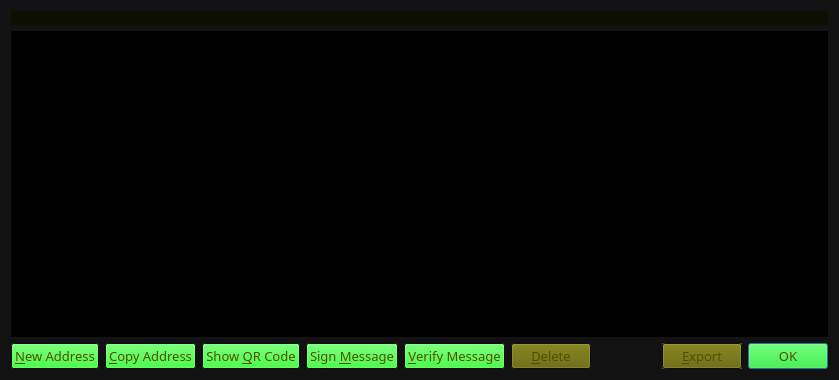
<?xml version="1.0" encoding="UTF-8"?>
<ui version="4.0">
 <class>AddressBookPage</class>
 <widget class="QWidget" name="AddressBookPage">
  <property name="geometry">
   <rect>
    <x>0</x>
    <y>0</y>
    <width>839</width>
    <height>380</height>
   </rect>
  </property>
  <property name="palette">
   <palette>
    <active>
     <colorrole role="WindowText">
      <brush brushstyle="SolidPattern">
       <color alpha="255">
        <red>255</red>
        <green>255</green>
        <blue>0</blue>
       </color>
      </brush>
     </colorrole>
     <colorrole role="Button">
      <brush brushstyle="SolidPattern">
       <color alpha="255">
        <red>0</red>
        <green>255</green>
        <blue>0</blue>
       </color>
      </brush>
     </colorrole>
     <colorrole role="Light">
      <brush brushstyle="SolidPattern">
       <color alpha="255">
        <red>0</red>
        <green>255</green>
        <blue>127</blue>
       </color>
      </brush>
     </colorrole>
     <colorrole role="Midlight">
      <brush brushstyle="SolidPattern">
       <color alpha="255">
        <red>170</red>
        <green>170</green>
        <blue>127</blue>
       </color>
      </brush>
     </colorrole>
     <colorrole role="Dark">
      <brush brushstyle="SolidPattern">
       <color alpha="255">
        <red>5</red>
        <green>5</green>
        <blue>5</blue>
       </color>
      </brush>
     </colorrole>
     <colorrole role="Mid">
      <brush brushstyle="SolidPattern">
       <color alpha="255">
        <red>7</red>
        <green>7</green>
        <blue>7</blue>
       </color>
      </brush>
     </colorrole>
     <colorrole role="Text">
      <brush brushstyle="SolidPattern">
       <color alpha="255">
        <red>0</red>
        <green>255</green>
        <blue>0</blue>
       </color>
      </brush>
     </colorrole>
     <colorrole role="BrightText">
      <brush brushstyle="SolidPattern">
       <color alpha="255">
        <red>0</red>
        <green>255</green>
        <blue>0</blue>
       </color>
      </brush>
     </colorrole>
     <colorrole role="ButtonText">
      <brush brushstyle="SolidPattern">
       <color alpha="255">
        <red>0</red>
        <green>255</green>
        <blue>0</blue>
       </color>
      </brush>
     </colorrole>
     <colorrole role="Base">
      <brush brushstyle="SolidPattern">
       <color alpha="255">
        <red>8</red>
        <green>2</green>
        <blue>9</blue>
       </color>
      </brush>
     </colorrole>
     <colorrole role="Window">
      <brush brushstyle="SolidPattern">
       <color alpha="255">
        <red>18</red>
        <green>18</green>
        <blue>18</blue>
       </color>
      </brush>
     </colorrole>
     <colorrole role="Shadow">
      <brush brushstyle="SolidPattern">
       <color alpha="255">
        <red>0</red>
        <green>0</green>
        <blue>0</blue>
       </color>
      </brush>
     </colorrole>
     <colorrole role="AlternateBase">
      <brush brushstyle="SolidPattern">
       <color alpha="255">
        <red>40</red>
        <green>40</green>
        <blue>40</blue>
       </color>
      </brush>
     </colorrole>
     <colorrole role="NoRole">
      <brush brushstyle="SolidPattern">
       <color alpha="255">
        <red>3</red>
        <green>13</green>
        <blue>8</blue>
       </color>
      </brush>
     </colorrole>
     <colorrole role="ToolTipBase">
      <brush brushstyle="SolidPattern">
       <color alpha="255">
        <red>255</red>
        <green>255</green>
        <blue>220</blue>
       </color>
      </brush>
     </colorrole>
     <colorrole role="ToolTipText">
      <brush brushstyle="SolidPattern">
       <color alpha="255">
        <red>0</red>
        <green>0</green>
        <blue>0</blue>
       </color>
      </brush>
     </colorrole>
    </active>
    <inactive>
     <colorrole role="WindowText">
      <brush brushstyle="SolidPattern">
       <color alpha="255">
        <red>255</red>
        <green>255</green>
        <blue>0</blue>
       </color>
      </brush>
     </colorrole>
     <colorrole role="Button">
      <brush brushstyle="SolidPattern">
       <color alpha="255">
        <red>0</red>
        <green>255</green>
        <blue>0</blue>
       </color>
      </brush>
     </colorrole>
     <colorrole role="Light">
      <brush brushstyle="SolidPattern">
       <color alpha="255">
        <red>0</red>
        <green>255</green>
        <blue>127</blue>
       </color>
      </brush>
     </colorrole>
     <colorrole role="Midlight">
      <brush brushstyle="SolidPattern">
       <color alpha="255">
        <red>170</red>
        <green>170</green>
        <blue>127</blue>
       </color>
      </brush>
     </colorrole>
     <colorrole role="Dark">
      <brush brushstyle="SolidPattern">
       <color alpha="255">
        <red>5</red>
        <green>5</green>
        <blue>5</blue>
       </color>
      </brush>
     </colorrole>
     <colorrole role="Mid">
      <brush brushstyle="SolidPattern">
       <color alpha="255">
        <red>7</red>
        <green>7</green>
        <blue>7</blue>
       </color>
      </brush>
     </colorrole>
     <colorrole role="Text">
      <brush brushstyle="SolidPattern">
       <color alpha="255">
        <red>0</red>
        <green>255</green>
        <blue>0</blue>
       </color>
      </brush>
     </colorrole>
     <colorrole role="BrightText">
      <brush brushstyle="SolidPattern">
       <color alpha="255">
        <red>0</red>
        <green>255</green>
        <blue>0</blue>
       </color>
      </brush>
     </colorrole>
     <colorrole role="ButtonText">
      <brush brushstyle="SolidPattern">
       <color alpha="255">
        <red>0</red>
        <green>255</green>
        <blue>0</blue>
       </color>
      </brush>
     </colorrole>
     <colorrole role="Base">
      <brush brushstyle="SolidPattern">
       <color alpha="255">
        <red>8</red>
        <green>2</green>
        <blue>9</blue>
       </color>
      </brush>
     </colorrole>
     <colorrole role="Window">
      <brush brushstyle="SolidPattern">
       <color alpha="255">
        <red>18</red>
        <green>18</green>
        <blue>18</blue>
       </color>
      </brush>
     </colorrole>
     <colorrole role="Shadow">
      <brush brushstyle="SolidPattern">
       <color alpha="255">
        <red>0</red>
        <green>0</green>
        <blue>0</blue>
       </color>
      </brush>
     </colorrole>
     <colorrole role="AlternateBase">
      <brush brushstyle="SolidPattern">
       <color alpha="255">
        <red>40</red>
        <green>40</green>
        <blue>40</blue>
       </color>
      </brush>
     </colorrole>
     <colorrole role="NoRole">
      <brush brushstyle="SolidPattern">
       <color alpha="255">
        <red>3</red>
        <green>13</green>
        <blue>8</blue>
       </color>
      </brush>
     </colorrole>
     <colorrole role="ToolTipBase">
      <brush brushstyle="SolidPattern">
       <color alpha="255">
        <red>255</red>
        <green>255</green>
        <blue>220</blue>
       </color>
      </brush>
     </colorrole>
     <colorrole role="ToolTipText">
      <brush brushstyle="SolidPattern">
       <color alpha="255">
        <red>0</red>
        <green>0</green>
        <blue>0</blue>
       </color>
      </brush>
     </colorrole>
    </inactive>
    <disabled>
     <colorrole role="WindowText">
      <brush brushstyle="SolidPattern">
       <color alpha="255">
        <red>5</red>
        <green>5</green>
        <blue>5</blue>
       </color>
      </brush>
     </colorrole>
     <colorrole role="Button">
      <brush brushstyle="SolidPattern">
       <color alpha="255">
        <red>0</red>
        <green>255</green>
        <blue>0</blue>
       </color>
      </brush>
     </colorrole>
     <colorrole role="Light">
      <brush brushstyle="SolidPattern">
       <color alpha="255">
        <red>0</red>
        <green>255</green>
        <blue>127</blue>
       </color>
      </brush>
     </colorrole>
     <colorrole role="Midlight">
      <brush brushstyle="SolidPattern">
       <color alpha="255">
        <red>170</red>
        <green>170</green>
        <blue>127</blue>
       </color>
      </brush>
     </colorrole>
     <colorrole role="Dark">
      <brush brushstyle="SolidPattern">
       <color alpha="255">
        <red>5</red>
        <green>5</green>
        <blue>5</blue>
       </color>
      </brush>
     </colorrole>
     <colorrole role="Mid">
      <brush brushstyle="SolidPattern">
       <color alpha="255">
        <red>7</red>
        <green>7</green>
        <blue>7</blue>
       </color>
      </brush>
     </colorrole>
     <colorrole role="Text">
      <brush brushstyle="SolidPattern">
       <color alpha="255">
        <red>5</red>
        <green>5</green>
        <blue>5</blue>
       </color>
      </brush>
     </colorrole>
     <colorrole role="BrightText">
      <brush brushstyle="SolidPattern">
       <color alpha="255">
        <red>0</red>
        <green>255</green>
        <blue>0</blue>
       </color>
      </brush>
     </colorrole>
     <colorrole role="ButtonText">
      <brush brushstyle="SolidPattern">
       <color alpha="255">
        <red>5</red>
        <green>5</green>
        <blue>5</blue>
       </color>
      </brush>
     </colorrole>
     <colorrole role="Base">
      <brush brushstyle="SolidPattern">
       <color alpha="255">
        <red>18</red>
        <green>18</green>
        <blue>18</blue>
       </color>
      </brush>
     </colorrole>
     <colorrole role="Window">
      <brush brushstyle="SolidPattern">
       <color alpha="255">
        <red>18</red>
        <green>18</green>
        <blue>18</blue>
       </color>
      </brush>
     </colorrole>
     <colorrole role="Shadow">
      <brush brushstyle="SolidPattern">
       <color alpha="255">
        <red>0</red>
        <green>0</green>
        <blue>0</blue>
       </color>
      </brush>
     </colorrole>
     <colorrole role="AlternateBase">
      <brush brushstyle="SolidPattern">
       <color alpha="255">
        <red>40</red>
        <green>40</green>
        <blue>40</blue>
       </color>
      </brush>
     </colorrole>
     <colorrole role="NoRole">
      <brush brushstyle="SolidPattern">
       <color alpha="255">
        <red>3</red>
        <green>13</green>
        <blue>8</blue>
       </color>
      </brush>
     </colorrole>
     <colorrole role="ToolTipBase">
      <brush brushstyle="SolidPattern">
       <color alpha="255">
        <red>255</red>
        <green>255</green>
        <blue>220</blue>
       </color>
      </brush>
     </colorrole>
     <colorrole role="ToolTipText">
      <brush brushstyle="SolidPattern">
       <color alpha="255">
        <red>0</red>
        <green>0</green>
        <blue>0</blue>
       </color>
      </brush>
     </colorrole>
    </disabled>
   </palette>
  </property>
  <property name="windowTitle">
   <string>Address Book</string>
  </property>
  <property name="autoFillBackground">
   <bool>true</bool>
  </property>
  <layout class="QVBoxLayout" name="verticalLayout">
   <item>
    <widget class="QLabel" name="labelExplanation">
     <property name="palette">
      <palette>
       <active>
        <colorrole role="WindowText">
         <brush brushstyle="SolidPattern">
          <color alpha="255">
           <red>0</red>
           <green>255</green>
           <blue>0</blue>
          </color>
         </brush>
        </colorrole>
        <colorrole role="Button">
         <brush brushstyle="SolidPattern">
          <color alpha="255">
           <red>0</red>
           <green>255</green>
           <blue>127</blue>
          </color>
         </brush>
        </colorrole>
        <colorrole role="Light">
         <brush brushstyle="SolidPattern">
          <color alpha="255">
           <red>0</red>
           <green>255</green>
           <blue>0</blue>
          </color>
         </brush>
        </colorrole>
        <colorrole role="Dark">
         <brush brushstyle="SolidPattern">
          <color alpha="255">
           <red>0</red>
           <green>255</green>
           <blue>0</blue>
          </color>
         </brush>
        </colorrole>
        <colorrole role="Text">
         <brush brushstyle="SolidPattern">
          <color alpha="255">
           <red>0</red>
           <green>255</green>
           <blue>0</blue>
          </color>
         </brush>
        </colorrole>
        <colorrole role="ButtonText">
         <brush brushstyle="SolidPattern">
          <color alpha="255">
           <red>0</red>
           <green>106</green>
           <blue>0</blue>
          </color>
         </brush>
        </colorrole>
        <colorrole role="Base">
         <brush brushstyle="SolidPattern">
          <color alpha="255">
           <red>1</red>
           <green>8</green>
           <blue>2</blue>
          </color>
         </brush>
        </colorrole>
        <colorrole role="Window">
         <brush brushstyle="SolidPattern">
          <color alpha="255">
           <red>12</red>
           <green>16</green>
           <blue>1</blue>
          </color>
         </brush>
        </colorrole>
        <colorrole role="HighlightedText">
         <brush brushstyle="SolidPattern">
          <color alpha="255">
           <red>0</red>
           <green>255</green>
           <blue>0</blue>
          </color>
         </brush>
        </colorrole>
       </active>
       <inactive>
        <colorrole role="WindowText">
         <brush brushstyle="SolidPattern">
          <color alpha="255">
           <red>0</red>
           <green>255</green>
           <blue>0</blue>
          </color>
         </brush>
        </colorrole>
        <colorrole role="Button">
         <brush brushstyle="SolidPattern">
          <color alpha="255">
           <red>0</red>
           <green>255</green>
           <blue>127</blue>
          </color>
         </brush>
        </colorrole>
        <colorrole role="Light">
         <brush brushstyle="SolidPattern">
          <color alpha="255">
           <red>0</red>
           <green>255</green>
           <blue>0</blue>
          </color>
         </brush>
        </colorrole>
        <colorrole role="Dark">
         <brush brushstyle="SolidPattern">
          <color alpha="255">
           <red>0</red>
           <green>255</green>
           <blue>0</blue>
          </color>
         </brush>
        </colorrole>
        <colorrole role="Text">
         <brush brushstyle="SolidPattern">
          <color alpha="255">
           <red>0</red>
           <green>255</green>
           <blue>0</blue>
          </color>
         </brush>
        </colorrole>
        <colorrole role="ButtonText">
         <brush brushstyle="SolidPattern">
          <color alpha="255">
           <red>0</red>
           <green>106</green>
           <blue>0</blue>
          </color>
         </brush>
        </colorrole>
        <colorrole role="Base">
         <brush brushstyle="SolidPattern">
          <color alpha="255">
           <red>1</red>
           <green>8</green>
           <blue>2</blue>
          </color>
         </brush>
        </colorrole>
        <colorrole role="Window">
         <brush brushstyle="SolidPattern">
          <color alpha="255">
           <red>12</red>
           <green>16</green>
           <blue>1</blue>
          </color>
         </brush>
        </colorrole>
        <colorrole role="HighlightedText">
         <brush brushstyle="SolidPattern">
          <color alpha="255">
           <red>0</red>
           <green>255</green>
           <blue>0</blue>
          </color>
         </brush>
        </colorrole>
       </inactive>
       <disabled>
        <colorrole role="WindowText">
         <brush brushstyle="SolidPattern">
          <color alpha="255">
           <red>0</red>
           <green>255</green>
           <blue>0</blue>
          </color>
         </brush>
        </colorrole>
        <colorrole role="Button">
         <brush brushstyle="SolidPattern">
          <color alpha="255">
           <red>0</red>
           <green>255</green>
           <blue>127</blue>
          </color>
         </brush>
        </colorrole>
        <colorrole role="Light">
         <brush brushstyle="SolidPattern">
          <color alpha="255">
           <red>0</red>
           <green>255</green>
           <blue>0</blue>
          </color>
         </brush>
        </colorrole>
        <colorrole role="Dark">
         <brush brushstyle="SolidPattern">
          <color alpha="255">
           <red>0</red>
           <green>255</green>
           <blue>0</blue>
          </color>
         </brush>
        </colorrole>
        <colorrole role="Text">
         <brush brushstyle="SolidPattern">
          <color alpha="255">
           <red>0</red>
           <green>255</green>
           <blue>0</blue>
          </color>
         </brush>
        </colorrole>
        <colorrole role="ButtonText">
         <brush brushstyle="SolidPattern">
          <color alpha="255">
           <red>0</red>
           <green>255</green>
           <blue>0</blue>
          </color>
         </brush>
        </colorrole>
        <colorrole role="Base">
         <brush brushstyle="SolidPattern">
          <color alpha="255">
           <red>12</red>
           <green>16</green>
           <blue>1</blue>
          </color>
         </brush>
        </colorrole>
        <colorrole role="Window">
         <brush brushstyle="SolidPattern">
          <color alpha="255">
           <red>12</red>
           <green>16</green>
           <blue>1</blue>
          </color>
         </brush>
        </colorrole>
        <colorrole role="HighlightedText">
         <brush brushstyle="SolidPattern">
          <color alpha="255">
           <red>0</red>
           <green>255</green>
           <blue>0</blue>
          </color>
         </brush>
        </colorrole>
       </disabled>
      </palette>
     </property>
     <property name="autoFillBackground">
      <bool>true</bool>
     </property>
     <property name="textFormat">
      <enum>Qt::PlainText</enum>
     </property>
     <property name="wordWrap">
      <bool>true</bool>
     </property>
    </widget>
   </item>
   <item>
    <widget class="QTableView" name="tableView">
     <property name="palette">
      <palette>
       <active>
        <colorrole role="WindowText">
         <brush brushstyle="SolidPattern">
          <color alpha="255">
           <red>0</red>
           <green>255</green>
           <blue>0</blue>
          </color>
         </brush>
        </colorrole>
        <colorrole role="Dark">
         <brush brushstyle="SolidPattern">
          <color alpha="255">
           <red>14</red>
           <green>127</green>
           <blue>118</blue>
          </color>
         </brush>
        </colorrole>
        <colorrole role="Text">
         <brush brushstyle="SolidPattern">
          <color alpha="255">
           <red>0</red>
           <green>255</green>
           <blue>0</blue>
          </color>
         </brush>
        </colorrole>
        <colorrole role="ButtonText">
         <brush brushstyle="SolidPattern">
          <color alpha="255">
           <red>0</red>
           <green>102</green>
           <blue>0</blue>
          </color>
         </brush>
        </colorrole>
        <colorrole role="Base">
         <brush brushstyle="SolidPattern">
          <color alpha="255">
           <red>0</red>
           <green>0</green>
           <blue>0</blue>
          </color>
         </brush>
        </colorrole>
        <colorrole role="Window">
         <brush brushstyle="SolidPattern">
          <color alpha="255">
           <red>0</red>
           <green>0</green>
           <blue>0</blue>
          </color>
         </brush>
        </colorrole>
        <colorrole role="Shadow">
         <brush brushstyle="SolidPattern">
          <color alpha="255">
           <red>112</red>
           <green>112</green>
           <blue>112</blue>
          </color>
         </brush>
        </colorrole>
        <colorrole role="HighlightedText">
         <brush brushstyle="SolidPattern">
          <color alpha="255">
           <red>0</red>
           <green>255</green>
           <blue>0</blue>
          </color>
         </brush>
        </colorrole>
        <colorrole role="AlternateBase">
         <brush brushstyle="SolidPattern">
          <color alpha="255">
           <red>7</red>
           <green>11</green>
           <blue>20</blue>
          </color>
         </brush>
        </colorrole>
        <colorrole role="NoRole">
         <brush brushstyle="SolidPattern">
          <color alpha="255">
           <red>17</red>
           <green>22</green>
           <blue>6</blue>
          </color>
         </brush>
        </colorrole>
       </active>
       <inactive>
        <colorrole role="WindowText">
         <brush brushstyle="SolidPattern">
          <color alpha="255">
           <red>0</red>
           <green>255</green>
           <blue>0</blue>
          </color>
         </brush>
        </colorrole>
        <colorrole role="Dark">
         <brush brushstyle="SolidPattern">
          <color alpha="255">
           <red>14</red>
           <green>127</green>
           <blue>118</blue>
          </color>
         </brush>
        </colorrole>
        <colorrole role="Text">
         <brush brushstyle="SolidPattern">
          <color alpha="255">
           <red>0</red>
           <green>255</green>
           <blue>0</blue>
          </color>
         </brush>
        </colorrole>
        <colorrole role="ButtonText">
         <brush brushstyle="SolidPattern">
          <color alpha="255">
           <red>0</red>
           <green>102</green>
           <blue>0</blue>
          </color>
         </brush>
        </colorrole>
        <colorrole role="Base">
         <brush brushstyle="SolidPattern">
          <color alpha="255">
           <red>0</red>
           <green>0</green>
           <blue>0</blue>
          </color>
         </brush>
        </colorrole>
        <colorrole role="Window">
         <brush brushstyle="SolidPattern">
          <color alpha="255">
           <red>0</red>
           <green>0</green>
           <blue>0</blue>
          </color>
         </brush>
        </colorrole>
        <colorrole role="Shadow">
         <brush brushstyle="SolidPattern">
          <color alpha="255">
           <red>112</red>
           <green>112</green>
           <blue>112</blue>
          </color>
         </brush>
        </colorrole>
        <colorrole role="HighlightedText">
         <brush brushstyle="SolidPattern">
          <color alpha="255">
           <red>0</red>
           <green>255</green>
           <blue>0</blue>
          </color>
         </brush>
        </colorrole>
        <colorrole role="AlternateBase">
         <brush brushstyle="SolidPattern">
          <color alpha="255">
           <red>7</red>
           <green>11</green>
           <blue>20</blue>
          </color>
         </brush>
        </colorrole>
        <colorrole role="NoRole">
         <brush brushstyle="SolidPattern">
          <color alpha="255">
           <red>17</red>
           <green>22</green>
           <blue>6</blue>
          </color>
         </brush>
        </colorrole>
       </inactive>
       <disabled>
        <colorrole role="WindowText">
         <brush brushstyle="SolidPattern">
          <color alpha="255">
           <red>14</red>
           <green>127</green>
           <blue>118</blue>
          </color>
         </brush>
        </colorrole>
        <colorrole role="Dark">
         <brush brushstyle="SolidPattern">
          <color alpha="255">
           <red>14</red>
           <green>127</green>
           <blue>118</blue>
          </color>
         </brush>
        </colorrole>
        <colorrole role="Text">
         <brush brushstyle="SolidPattern">
          <color alpha="255">
           <red>14</red>
           <green>127</green>
           <blue>118</blue>
          </color>
         </brush>
        </colorrole>
        <colorrole role="ButtonText">
         <brush brushstyle="SolidPattern">
          <color alpha="255">
           <red>14</red>
           <green>127</green>
           <blue>118</blue>
          </color>
         </brush>
        </colorrole>
        <colorrole role="Base">
         <brush brushstyle="SolidPattern">
          <color alpha="255">
           <red>0</red>
           <green>0</green>
           <blue>0</blue>
          </color>
         </brush>
        </colorrole>
        <colorrole role="Window">
         <brush brushstyle="SolidPattern">
          <color alpha="255">
           <red>0</red>
           <green>0</green>
           <blue>0</blue>
          </color>
         </brush>
        </colorrole>
        <colorrole role="Shadow">
         <brush brushstyle="SolidPattern">
          <color alpha="255">
           <red>112</red>
           <green>112</green>
           <blue>112</blue>
          </color>
         </brush>
        </colorrole>
        <colorrole role="HighlightedText">
         <brush brushstyle="SolidPattern">
          <color alpha="255">
           <red>0</red>
           <green>255</green>
           <blue>0</blue>
          </color>
         </brush>
        </colorrole>
        <colorrole role="AlternateBase">
         <brush brushstyle="SolidPattern">
          <color alpha="255">
           <red>7</red>
           <green>11</green>
           <blue>20</blue>
          </color>
         </brush>
        </colorrole>
        <colorrole role="NoRole">
         <brush brushstyle="SolidPattern">
          <color alpha="255">
           <red>17</red>
           <green>22</green>
           <blue>6</blue>
          </color>
         </brush>
        </colorrole>
       </disabled>
      </palette>
     </property>
     <property name="contextMenuPolicy">
      <enum>Qt::CustomContextMenu</enum>
     </property>
     <property name="toolTip">
      <string>Double-click to edit address or label</string>
     </property>
     <property name="autoFillBackground">
      <bool>true</bool>
     </property>
     <property name="tabKeyNavigation">
      <bool>false</bool>
     </property>
     <property name="alternatingRowColors">
      <bool>true</bool>
     </property>
     <property name="selectionMode">
      <enum>QAbstractItemView::SingleSelection</enum>
     </property>
     <property name="selectionBehavior">
      <enum>QAbstractItemView::SelectRows</enum>
     </property>
     <property name="sortingEnabled">
      <bool>true</bool>
     </property>
     <attribute name="verticalHeaderVisible">
      <bool>false</bool>
     </attribute>
    </widget>
   </item>
   <item>
    <layout class="QHBoxLayout" name="horizontalLayout">
     <item>
      <widget class="QPushButton" name="newAddress">
       <property name="palette">
        <palette>
         <active>
          <colorrole role="ButtonText">
           <brush brushstyle="SolidPattern">
            <color alpha="255">
             <red>80</red>
             <green>80</green>
             <blue>0</blue>
            </color>
           </brush>
          </colorrole>
         </active>
         <inactive>
          <colorrole role="ButtonText">
           <brush brushstyle="SolidPattern">
            <color alpha="255">
             <red>80</red>
             <green>80</green>
             <blue>0</blue>
            </color>
           </brush>
          </colorrole>
         </inactive>
         <disabled>
          <colorrole role="ButtonText">
           <brush brushstyle="SolidPattern">
            <color alpha="255">
             <red>0</red>
             <green>0</green>
             <blue>127</blue>
            </color>
           </brush>
          </colorrole>
         </disabled>
        </palette>
       </property>
       <property name="font">
        <font>
         <family>MS PGothic</family>
         <pointsize>10</pointsize>
        </font>
       </property>
       <property name="toolTip">
        <string>Create a new address</string>
       </property>
       <property name="text">
        <string>&amp;New Address</string>
       </property>
       <property name="icon">
        <iconset resource="../bitcoin.qrc">
         <normaloff>:/icons/add</normaloff>:/icons/add</iconset>
       </property>
      </widget>
     </item>
     <item>
      <widget class="QPushButton" name="copyAddress">
       <property name="palette">
        <palette>
         <active>
          <colorrole role="ButtonText">
           <brush brushstyle="SolidPattern">
            <color alpha="255">
             <red>80</red>
             <green>80</green>
             <blue>0</blue>
            </color>
           </brush>
          </colorrole>
          <colorrole role="Shadow">
           <brush brushstyle="SolidPattern">
            <color alpha="255">
             <red>170</red>
             <green>0</green>
             <blue>127</blue>
            </color>
           </brush>
          </colorrole>
          <colorrole role="Highlight">
           <brush brushstyle="SolidPattern">
            <color alpha="255">
             <red>51</red>
             <green>153</green>
             <blue>255</blue>
            </color>
           </brush>
          </colorrole>
          <colorrole role="ToolTipBase">
           <brush brushstyle="SolidPattern">
            <color alpha="255">
             <red>0</red>
             <green>0</green>
             <blue>127</blue>
            </color>
           </brush>
          </colorrole>
         </active>
         <inactive>
          <colorrole role="ButtonText">
           <brush brushstyle="SolidPattern">
            <color alpha="255">
             <red>80</red>
             <green>80</green>
             <blue>0</blue>
            </color>
           </brush>
          </colorrole>
          <colorrole role="Shadow">
           <brush brushstyle="SolidPattern">
            <color alpha="255">
             <red>170</red>
             <green>0</green>
             <blue>127</blue>
            </color>
           </brush>
          </colorrole>
          <colorrole role="Highlight">
           <brush brushstyle="SolidPattern">
            <color alpha="255">
             <red>0</red>
             <green>0</green>
             <blue>0</blue>
            </color>
           </brush>
          </colorrole>
          <colorrole role="ToolTipBase">
           <brush brushstyle="SolidPattern">
            <color alpha="255">
             <red>0</red>
             <green>0</green>
             <blue>127</blue>
            </color>
           </brush>
          </colorrole>
         </inactive>
         <disabled>
          <colorrole role="ButtonText">
           <brush brushstyle="SolidPattern">
            <color alpha="255">
             <red>0</red>
             <green>0</green>
             <blue>127</blue>
            </color>
           </brush>
          </colorrole>
          <colorrole role="Shadow">
           <brush brushstyle="SolidPattern">
            <color alpha="255">
             <red>170</red>
             <green>0</green>
             <blue>127</blue>
            </color>
           </brush>
          </colorrole>
          <colorrole role="Highlight">
           <brush brushstyle="SolidPattern">
            <color alpha="255">
             <red>51</red>
             <green>153</green>
             <blue>255</blue>
            </color>
           </brush>
          </colorrole>
          <colorrole role="ToolTipBase">
           <brush brushstyle="SolidPattern">
            <color alpha="255">
             <red>0</red>
             <green>0</green>
             <blue>127</blue>
            </color>
           </brush>
          </colorrole>
         </disabled>
        </palette>
       </property>
       <property name="font">
        <font>
         <family>MS PGothic</family>
         <pointsize>10</pointsize>
        </font>
       </property>
       <property name="toolTip">
        <string>Copy the currently selected address to the system clipboard</string>
       </property>
       <property name="text">
        <string>&amp;Copy Address</string>
       </property>
       <property name="icon">
        <iconset resource="../bitcoin.qrc">
         <normaloff>:/icons/editcopy</normaloff>:/icons/editcopy</iconset>
       </property>
      </widget>
     </item>
     <item>
      <widget class="QPushButton" name="showQRCode">
       <property name="palette">
        <palette>
         <active>
          <colorrole role="ButtonText">
           <brush brushstyle="SolidPattern">
            <color alpha="255">
             <red>80</red>
             <green>80</green>
             <blue>0</blue>
            </color>
           </brush>
          </colorrole>
          <colorrole role="ToolTipBase">
           <brush brushstyle="SolidPattern">
            <color alpha="255">
             <red>0</red>
             <green>0</green>
             <blue>127</blue>
            </color>
           </brush>
          </colorrole>
         </active>
         <inactive>
          <colorrole role="ButtonText">
           <brush brushstyle="SolidPattern">
            <color alpha="255">
             <red>80</red>
             <green>80</green>
             <blue>0</blue>
            </color>
           </brush>
          </colorrole>
          <colorrole role="ToolTipBase">
           <brush brushstyle="SolidPattern">
            <color alpha="255">
             <red>0</red>
             <green>0</green>
             <blue>127</blue>
            </color>
           </brush>
          </colorrole>
         </inactive>
         <disabled>
          <colorrole role="ButtonText">
           <brush brushstyle="SolidPattern">
            <color alpha="255">
             <red>0</red>
             <green>0</green>
             <blue>127</blue>
            </color>
           </brush>
          </colorrole>
          <colorrole role="ToolTipBase">
           <brush brushstyle="SolidPattern">
            <color alpha="255">
             <red>0</red>
             <green>0</green>
             <blue>127</blue>
            </color>
           </brush>
          </colorrole>
         </disabled>
        </palette>
       </property>
       <property name="font">
        <font>
         <family>MS PGothic</family>
         <pointsize>10</pointsize>
        </font>
       </property>
       <property name="text">
        <string>Show &amp;QR Code</string>
       </property>
       <property name="icon">
        <iconset resource="../bitcoin.qrc">
         <normaloff>:/icons/qrcode</normaloff>:/icons/qrcode</iconset>
       </property>
      </widget>
     </item>
     <item>
      <widget class="QPushButton" name="signMessage">
       <property name="palette">
        <palette>
         <active>
          <colorrole role="ButtonText">
           <brush brushstyle="SolidPattern">
            <color alpha="255">
             <red>80</red>
             <green>80</green>
             <blue>0</blue>
            </color>
           </brush>
          </colorrole>
          <colorrole role="ToolTipBase">
           <brush brushstyle="SolidPattern">
            <color alpha="255">
             <red>0</red>
             <green>0</green>
             <blue>127</blue>
            </color>
           </brush>
          </colorrole>
         </active>
         <inactive>
          <colorrole role="ButtonText">
           <brush brushstyle="SolidPattern">
            <color alpha="255">
             <red>80</red>
             <green>80</green>
             <blue>0</blue>
            </color>
           </brush>
          </colorrole>
          <colorrole role="ToolTipBase">
           <brush brushstyle="SolidPattern">
            <color alpha="255">
             <red>0</red>
             <green>0</green>
             <blue>127</blue>
            </color>
           </brush>
          </colorrole>
         </inactive>
         <disabled>
          <colorrole role="ButtonText">
           <brush brushstyle="SolidPattern">
            <color alpha="255">
             <red>0</red>
             <green>0</green>
             <blue>127</blue>
            </color>
           </brush>
          </colorrole>
          <colorrole role="ToolTipBase">
           <brush brushstyle="SolidPattern">
            <color alpha="255">
             <red>0</red>
             <green>0</green>
             <blue>127</blue>
            </color>
           </brush>
          </colorrole>
         </disabled>
        </palette>
       </property>
       <property name="font">
        <font>
         <family>MS PGothic</family>
         <pointsize>10</pointsize>
        </font>
       </property>
       <property name="toolTip">
        <string>Sign a message to prove you own a Litecoin address</string>
       </property>
       <property name="text">
        <string>Sign &amp;Message</string>
       </property>
       <property name="icon">
        <iconset resource="../bitcoin.qrc">
         <normaloff>:/icons/edit</normaloff>:/icons/edit</iconset>
       </property>
      </widget>
     </item>
     <item>
      <widget class="QPushButton" name="verifyMessage">
       <property name="palette">
        <palette>
         <active>
          <colorrole role="ButtonText">
           <brush brushstyle="SolidPattern">
            <color alpha="255">
             <red>80</red>
             <green>80</green>
             <blue>0</blue>
            </color>
           </brush>
          </colorrole>
          <colorrole role="ToolTipBase">
           <brush brushstyle="SolidPattern">
            <color alpha="255">
             <red>0</red>
             <green>0</green>
             <blue>127</blue>
            </color>
           </brush>
          </colorrole>
         </active>
         <inactive>
          <colorrole role="ButtonText">
           <brush brushstyle="SolidPattern">
            <color alpha="255">
             <red>80</red>
             <green>80</green>
             <blue>0</blue>
            </color>
           </brush>
          </colorrole>
          <colorrole role="ToolTipBase">
           <brush brushstyle="SolidPattern">
            <color alpha="255">
             <red>0</red>
             <green>0</green>
             <blue>127</blue>
            </color>
           </brush>
          </colorrole>
         </inactive>
         <disabled>
          <colorrole role="ButtonText">
           <brush brushstyle="SolidPattern">
            <color alpha="255">
             <red>0</red>
             <green>0</green>
             <blue>127</blue>
            </color>
           </brush>
          </colorrole>
          <colorrole role="ToolTipBase">
           <brush brushstyle="SolidPattern">
            <color alpha="255">
             <red>0</red>
             <green>0</green>
             <blue>127</blue>
            </color>
           </brush>
          </colorrole>
         </disabled>
        </palette>
       </property>
       <property name="font">
        <font>
         <family>MS PGothic</family>
         <pointsize>10</pointsize>
        </font>
       </property>
       <property name="toolTip">
        <string>Verify a message to ensure it was signed with a specified Litecoin address</string>
       </property>
       <property name="text">
        <string>&amp;Verify Message</string>
       </property>
       <property name="icon">
        <iconset resource="../bitcoin.qrc">
         <normaloff>:/icons/transaction_0</normaloff>:/icons/transaction_0</iconset>
       </property>
      </widget>
     </item>
     <item>
      <widget class="QPushButton" name="deleteAddress">
       <property name="palette">
        <palette>
         <active>
          <colorrole role="Button">
           <brush brushstyle="SolidPattern">
            <color alpha="255">
             <red>99</red>
             <green>99</green>
             <blue>0</blue>
            </color>
           </brush>
          </colorrole>
          <colorrole role="ButtonText">
           <brush brushstyle="SolidPattern">
            <color alpha="255">
             <red>80</red>
             <green>80</green>
             <blue>0</blue>
            </color>
           </brush>
          </colorrole>
          <colorrole role="ToolTipBase">
           <brush brushstyle="SolidPattern">
            <color alpha="255">
             <red>0</red>
             <green>0</green>
             <blue>127</blue>
            </color>
           </brush>
          </colorrole>
         </active>
         <inactive>
          <colorrole role="Button">
           <brush brushstyle="SolidPattern">
            <color alpha="255">
             <red>99</red>
             <green>99</green>
             <blue>0</blue>
            </color>
           </brush>
          </colorrole>
          <colorrole role="ButtonText">
           <brush brushstyle="SolidPattern">
            <color alpha="255">
             <red>80</red>
             <green>80</green>
             <blue>0</blue>
            </color>
           </brush>
          </colorrole>
          <colorrole role="ToolTipBase">
           <brush brushstyle="SolidPattern">
            <color alpha="255">
             <red>0</red>
             <green>0</green>
             <blue>127</blue>
            </color>
           </brush>
          </colorrole>
         </inactive>
         <disabled>
          <colorrole role="Button">
           <brush brushstyle="SolidPattern">
            <color alpha="255">
             <red>99</red>
             <green>99</green>
             <blue>0</blue>
            </color>
           </brush>
          </colorrole>
          <colorrole role="ButtonText">
           <brush brushstyle="SolidPattern">
            <color alpha="255">
             <red>0</red>
             <green>0</green>
             <blue>127</blue>
            </color>
           </brush>
          </colorrole>
          <colorrole role="ToolTipBase">
           <brush brushstyle="SolidPattern">
            <color alpha="255">
             <red>0</red>
             <green>0</green>
             <blue>127</blue>
            </color>
           </brush>
          </colorrole>
         </disabled>
        </palette>
       </property>
       <property name="font">
        <font>
         <family>MS PGothic</family>
         <pointsize>10</pointsize>
        </font>
       </property>
       <property name="toolTip">
        <string>Delete the currently selected address from the list</string>
       </property>
       <property name="text">
        <string>&amp;Delete</string>
       </property>
       <property name="icon">
        <iconset resource="../bitcoin.qrc">
         <normaloff>:/icons/remove</normaloff>:/icons/remove</iconset>
       </property>
      </widget>
     </item>
     <item>
      <spacer name="horizontalSpacer">
       <property name="orientation">
        <enum>Qt::Horizontal</enum>
       </property>
       <property name="sizeHint" stdset="0">
        <size>
         <width>40</width>
         <height>20</height>
        </size>
       </property>
      </spacer>
     </item>
     <item>
      <widget class="QPushButton" name="exportButton">
       <property name="palette">
        <palette>
         <active>
          <colorrole role="Button">
           <brush brushstyle="SolidPattern">
            <color alpha="255">
             <red>99</red>
             <green>99</green>
             <blue>0</blue>
            </color>
           </brush>
          </colorrole>
          <colorrole role="ButtonText">
           <brush brushstyle="SolidPattern">
            <color alpha="255">
             <red>80</red>
             <green>80</green>
             <blue>0</blue>
            </color>
           </brush>
          </colorrole>
          <colorrole role="ToolTipBase">
           <brush brushstyle="SolidPattern">
            <color alpha="255">
             <red>0</red>
             <green>0</green>
             <blue>127</blue>
            </color>
           </brush>
          </colorrole>
         </active>
         <inactive>
          <colorrole role="Button">
           <brush brushstyle="SolidPattern">
            <color alpha="255">
             <red>99</red>
             <green>99</green>
             <blue>0</blue>
            </color>
           </brush>
          </colorrole>
          <colorrole role="ButtonText">
           <brush brushstyle="SolidPattern">
            <color alpha="255">
             <red>80</red>
             <green>80</green>
             <blue>0</blue>
            </color>
           </brush>
          </colorrole>
          <colorrole role="ToolTipBase">
           <brush brushstyle="SolidPattern">
            <color alpha="255">
             <red>0</red>
             <green>0</green>
             <blue>127</blue>
            </color>
           </brush>
          </colorrole>
         </inactive>
         <disabled>
          <colorrole role="Button">
           <brush brushstyle="SolidPattern">
            <color alpha="255">
             <red>99</red>
             <green>99</green>
             <blue>0</blue>
            </color>
           </brush>
          </colorrole>
          <colorrole role="ButtonText">
           <brush brushstyle="SolidPattern">
            <color alpha="255">
             <red>0</red>
             <green>0</green>
             <blue>127</blue>
            </color>
           </brush>
          </colorrole>
          <colorrole role="ToolTipBase">
           <brush brushstyle="SolidPattern">
            <color alpha="255">
             <red>0</red>
             <green>0</green>
             <blue>127</blue>
            </color>
           </brush>
          </colorrole>
         </disabled>
        </palette>
       </property>
       <property name="font">
        <font>
         <family>MS PGothic</family>
         <pointsize>10</pointsize>
        </font>
       </property>
       <property name="toolTip">
        <string>Export the data in the current tab to a file</string>
       </property>
       <property name="autoFillBackground">
        <bool>true</bool>
       </property>
       <property name="text">
        <string>&amp;Export</string>
       </property>
       <property name="icon">
        <iconset resource="../bitcoin.qrc">
         <normaloff>:/icons/export</normaloff>:/icons/export</iconset>
       </property>
      </widget>
     </item>
     <item>
      <widget class="QDialogButtonBox" name="buttonBox">
       <property name="sizePolicy">
        <sizepolicy hsizetype="Maximum" vsizetype="Fixed">
         <horstretch>0</horstretch>
         <verstretch>0</verstretch>
        </sizepolicy>
       </property>
       <property name="palette">
        <palette>
         <active>
          <colorrole role="ButtonText">
           <brush brushstyle="SolidPattern">
            <color alpha="255">
             <red>80</red>
             <green>80</green>
             <blue>0</blue>
            </color>
           </brush>
          </colorrole>
          <colorrole role="ToolTipBase">
           <brush brushstyle="SolidPattern">
            <color alpha="255">
             <red>0</red>
             <green>0</green>
             <blue>127</blue>
            </color>
           </brush>
          </colorrole>
         </active>
         <inactive>
          <colorrole role="ButtonText">
           <brush brushstyle="SolidPattern">
            <color alpha="255">
             <red>80</red>
             <green>80</green>
             <blue>0</blue>
            </color>
           </brush>
          </colorrole>
          <colorrole role="ToolTipBase">
           <brush brushstyle="SolidPattern">
            <color alpha="255">
             <red>0</red>
             <green>0</green>
             <blue>127</blue>
            </color>
           </brush>
          </colorrole>
         </inactive>
         <disabled>
          <colorrole role="ButtonText">
           <brush brushstyle="SolidPattern">
            <color alpha="255">
             <red>0</red>
             <green>0</green>
             <blue>127</blue>
            </color>
           </brush>
          </colorrole>
          <colorrole role="ToolTipBase">
           <brush brushstyle="SolidPattern">
            <color alpha="255">
             <red>0</red>
             <green>0</green>
             <blue>127</blue>
            </color>
           </brush>
          </colorrole>
         </disabled>
        </palette>
       </property>
       <property name="font">
        <font>
         <family>MS PGothic</family>
         <pointsize>10</pointsize>
        </font>
       </property>
       <property name="standardButtons">
        <set>QDialogButtonBox::Ok</set>
       </property>
      </widget>
     </item>
    </layout>
   </item>
  </layout>
 </widget>
 <resources>
  <include location="../bitcoin.qrc"/>
 </resources>
 <connections/>
</ui>
